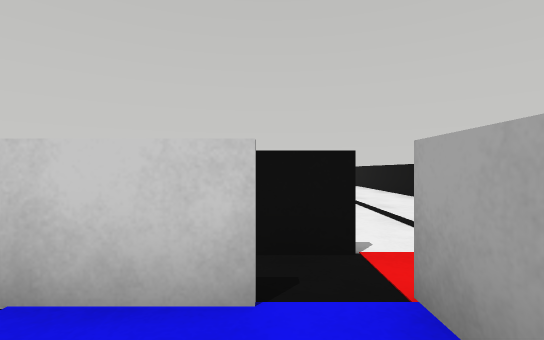
view 1 (above)

19 first-person views from a walk through a Webots world. The camera is 0.08 m above the floor, looks level and sees 85° across. The floor is counted in squares, 0.1 m on a side. Each view is taken from the middle of a square. On the plan, view 1 faces up. The plan holds only what a view shows up to about 10 squares ahead; the rest is blank. Robots are left out.

view 2
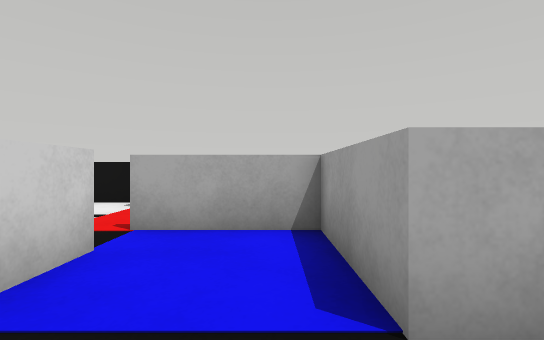

view 3
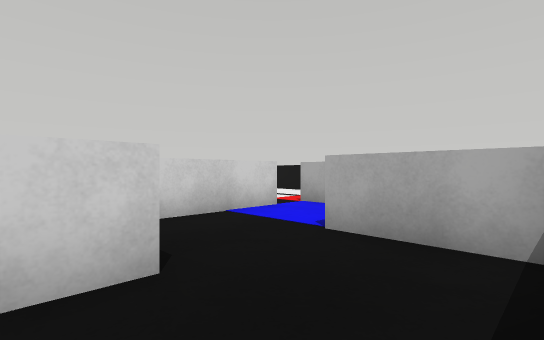

view 4
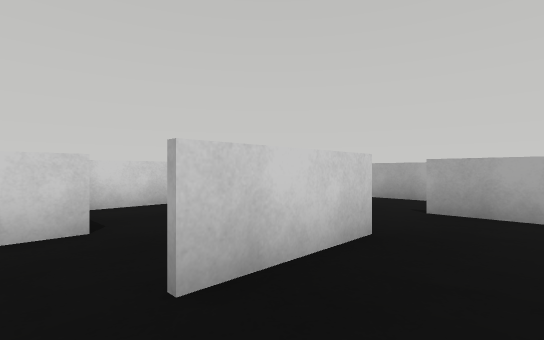

view 5
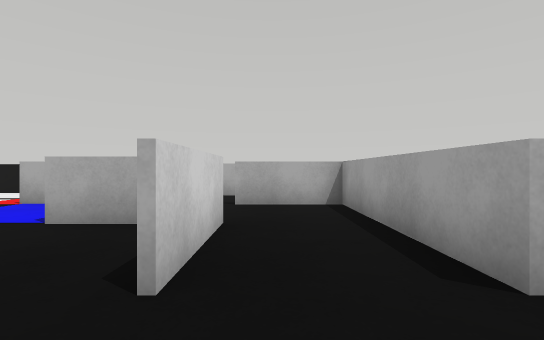

view 6
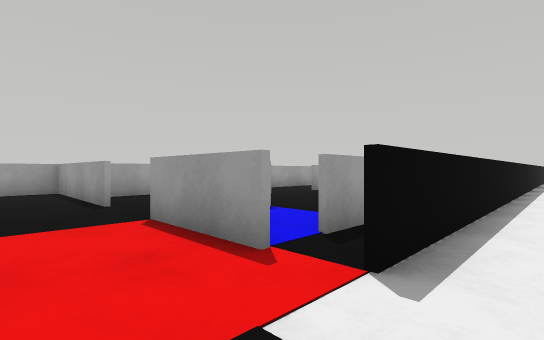

view 7
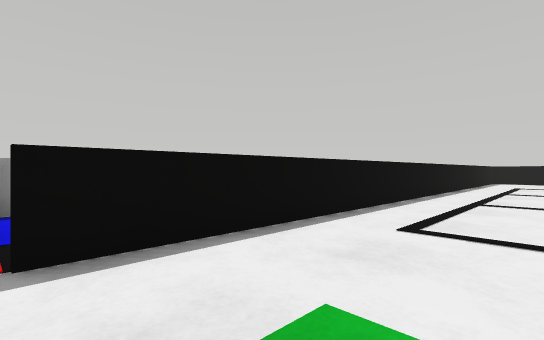

view 8
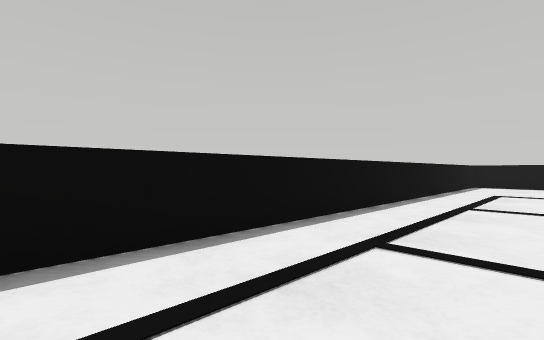

view 9
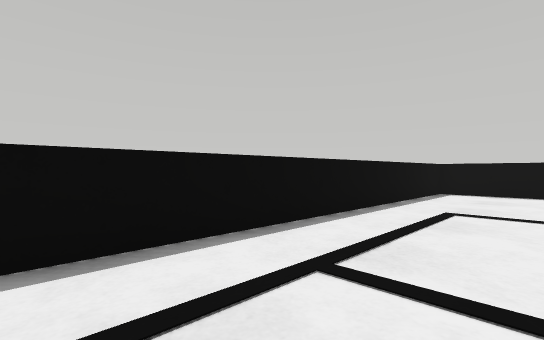

view 10
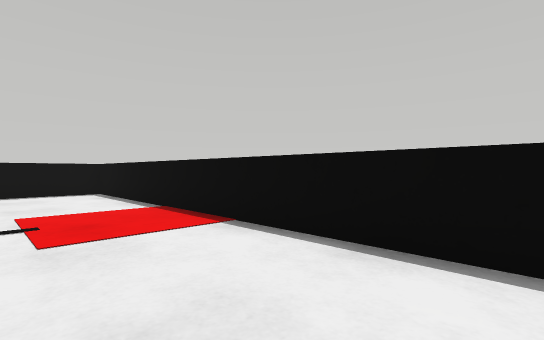

view 11
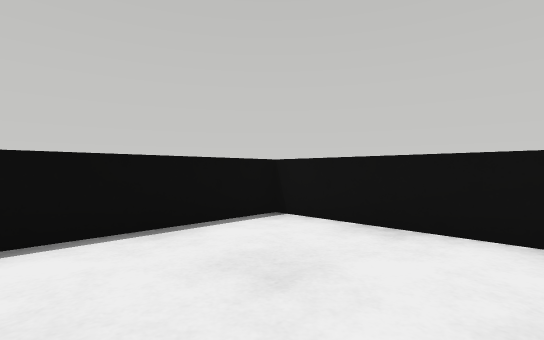

view 12
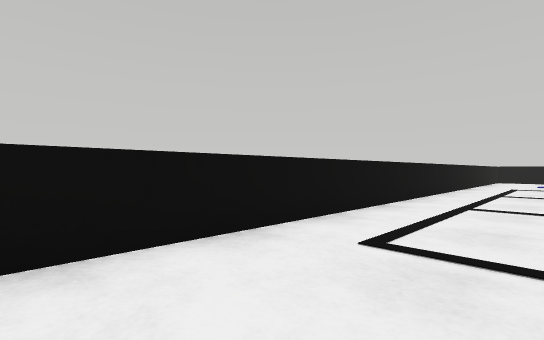

view 13
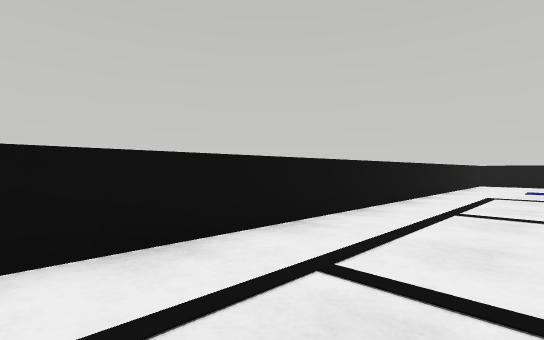

view 14
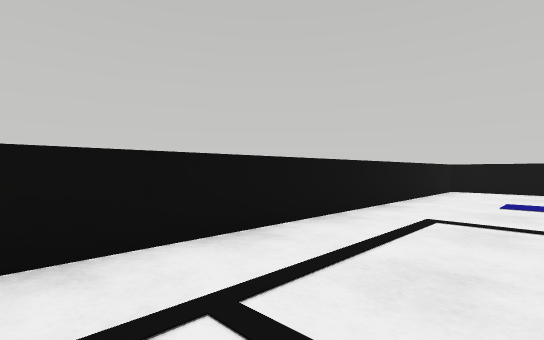

view 15
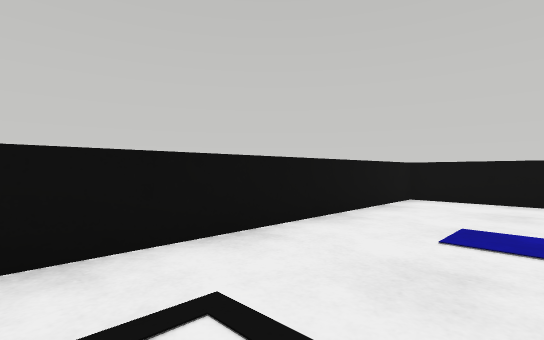

view 16
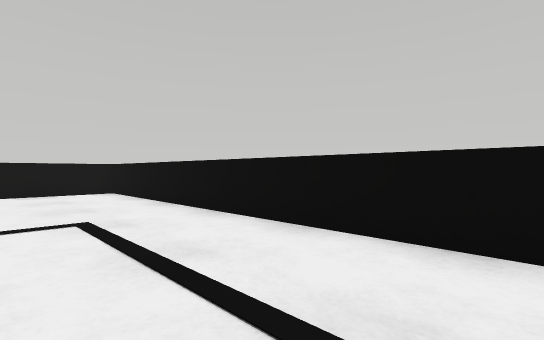

view 17
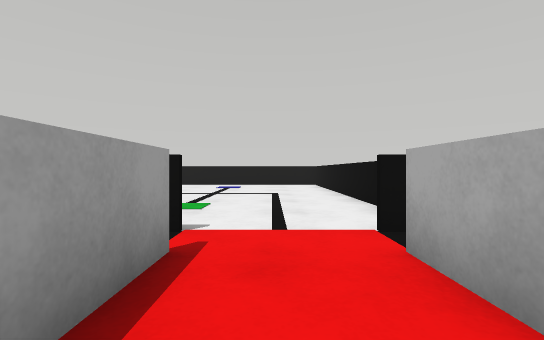

view 18
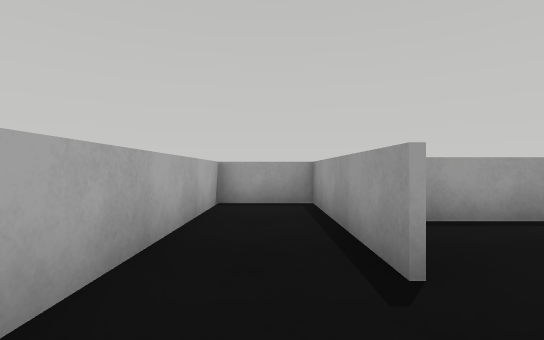

view 19
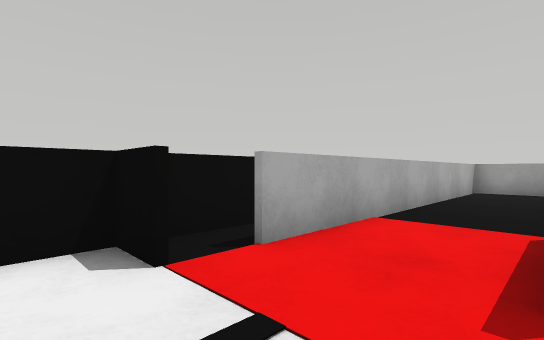

### Floor plan
Key: @ floor where view 1 was taken; # wall or solid block; . floor; B black box.
Columns run from 20 left of view 1 to 4 right of it. Each row starts with its distance up from view 1.
 15 #########################
 14 #.......................#
 13 #.......................#
 12 #.......................#
 11 #....                ...#
 10 #...                 ...#
  9 #...               .....#
  8 #...               .....#
  7 #...                ....#
  6 #.......................#
  5 #.......................#
  4 #.......................#
  3 ######################..B
  2                  #####.##
  1                  ....# ##
  0                  ...@# #
 -1                ##.####.#
 -2                ...##...#
 -3                .####...#
 -4               .......#.#
 -5                ......#.#
 -6                 ######.#
 -7                      #.#
 -8                      ###

Positions as (right, up) in squares from view 1, and headings:
1: (0, 0), facing up
2: (-3, 0), facing right
3: (-5, -3), facing up-right
4: (-5, -5), facing up-right
5: (-6, -4), facing right
6: (3, 4), facing down-left
7: (1, 6), facing down-left
8: (-4, 6), facing down-left
9: (-9, 6), facing down-left
10: (-17, 14), facing down-left
11: (-16, 11), facing up-left
12: (-18, 12), facing up-right
13: (-13, 12), facing up-right
14: (-8, 12), facing up-right
15: (-4, 12), facing up-right
16: (1, 4), facing up-right
17: (2, -1), facing up
18: (2, -1), facing down
19: (1, 4), facing down-right
